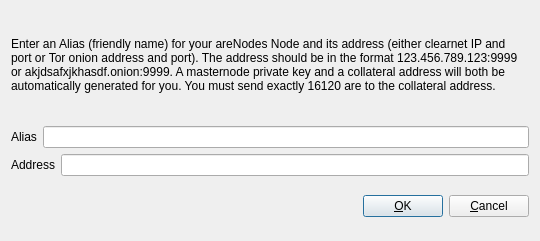
<?xml version="1.0" encoding="UTF-8"?>
<ui version="4.0">
 <class>AddEditareNode</class>
 <widget class="QDialog" name="AddEditareNode">
  <property name="geometry">
   <rect>
    <x>0</x>
    <y>0</y>
    <width>540</width>
    <height>241</height>
   </rect>
  </property>
  <property name="windowTitle">
   <string>Add/Edit areNodes Node</string>
  </property>
  <property name="modal">
   <bool>true</bool>
  </property>
  <layout class="QVBoxLayout" name="verticalLayout">
   <item>
    <layout class="QVBoxLayout" name="verticalLayout_2">
     <property name="topMargin">
      <number>0</number>
     </property>
     <property name="bottomMargin">
      <number>0</number>
     </property>
     <item>
      <widget class="QLabel" name="label_3">
       <property name="sizePolicy">
        <sizepolicy hsizetype="Preferred" vsizetype="Expanding">
         <horstretch>0</horstretch>
         <verstretch>0</verstretch>
        </sizepolicy>
       </property>
       <property name="text">
        <string>&lt;html&gt;&lt;head/&gt;&lt;body&gt;&lt;p&gt;Enter an Alias (friendly name) for your areNodes Node and its address (either clearnet IP and port or Tor onion address and port).  The address should be in the format 123.456.789.123:9999 or akjdsafxjkhasdf.onion:9999.  A masternode private key and a collateral address will both be automatically generated for you.  You must send exactly 16120 are to the collateral address.&lt;/p&gt;&lt;/body&gt;&lt;/html&gt;</string>
       </property>
       <property name="wordWrap">
        <bool>true</bool>
       </property>
      </widget>
     </item>
     <item>
      <layout class="QHBoxLayout" name="horizontalLayout">
       <property name="bottomMargin">
        <number>0</number>
       </property>
       <item>
        <widget class="QLabel" name="label">
         <property name="text">
          <string>Alias</string>
         </property>
        </widget>
       </item>
       <item>
        <widget class="QLineEdit" name="aliasLineEdit"/>
       </item>
      </layout>
     </item>
     <item>
      <layout class="QHBoxLayout" name="horizontalLayout_2">
       <property name="bottomMargin">
        <number>0</number>
       </property>
       <item>
        <widget class="QLabel" name="label_2">
         <property name="text">
          <string>Address</string>
         </property>
        </widget>
       </item>
       <item>
        <widget class="QLineEdit" name="addressLineEdit"/>
       </item>
      </layout>
     </item>
     <item>
      <layout class="QHBoxLayout" name="horizontalLayout_3">
       <property name="bottomMargin">
        <number>0</number>
       </property>
      </layout>
     </item>
    </layout>
   </item>
   <item>
    <layout class="QHBoxLayout" name="horizontalLayout_Buttons">
     <item>
      <spacer name="horizontalSpacer_1">
       <property name="orientation">
        <enum>Qt::Horizontal</enum>
       </property>
       <property name="sizeHint" stdset="0">
        <size>
         <width>40</width>
         <height>48</height>
        </size>
       </property>
      </spacer>
     </item>
     <item>
      <widget class="QLabel" name="statusLabel">
       <property name="font">
        <font>
         <weight>75</weight>
         <bold>true</bold>
        </font>
       </property>
       <property name="text">
        <string/>
       </property>
       <property name="textFormat">
        <enum>Qt::PlainText</enum>
       </property>
       <property name="wordWrap">
        <bool>true</bool>
       </property>
      </widget>
     </item>
     <item>
      <spacer name="horizontalSpacer_2">
       <property name="orientation">
        <enum>Qt::Horizontal</enum>
       </property>
       <property name="sizeHint" stdset="0">
        <size>
         <width>40</width>
         <height>48</height>
        </size>
       </property>
      </spacer>
     </item>
     <item>
      <widget class="QPushButton" name="okButton">
       <property name="text">
        <string>&amp;OK</string>
       </property>
      </widget>
     </item>
     <item>
      <widget class="QPushButton" name="cancelButton">
       <property name="text">
        <string>&amp;Cancel</string>
       </property>
       <property name="autoDefault">
        <bool>false</bool>
       </property>
      </widget>
     </item>
    </layout>
   </item>
  </layout>
 </widget>
 <resources/>
 <connections/>
</ui>
